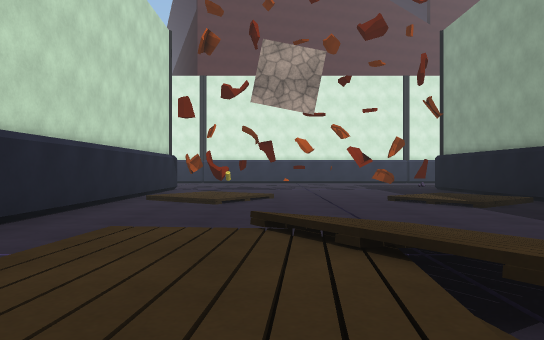
[1] (above)

18 first-person views from a walk through a 3-D level made in the Unity game engine. The camera is 1.3 m above the floor, looks level and sees 70° across. The floor is counted in squares, 2 m on a side. Each view is taken from the middle of a square. On the plan, view 1 faces up. The plan holds only what a view shows up to about 11 squares ahead; the rest is blank. The place goes on beyond the plan. The player character is not drawn. Surface patterns are stand-ins for the level's own textures.

[2]
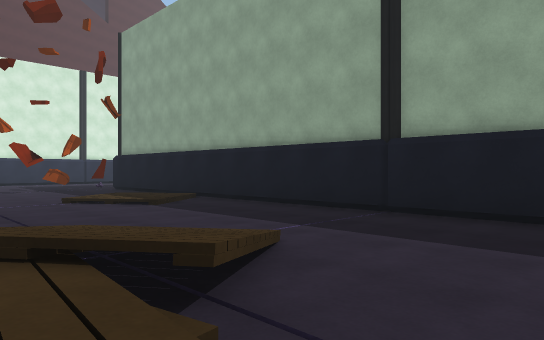

[3]
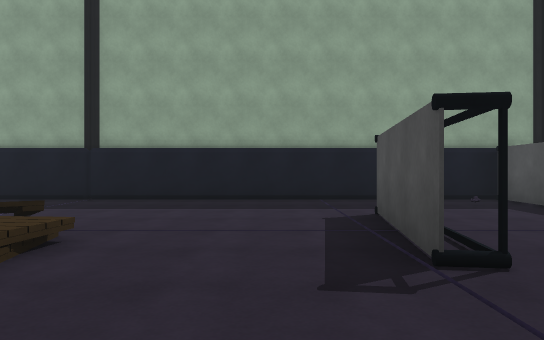

[4]
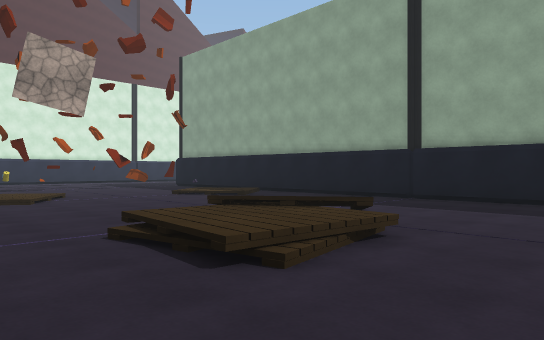

[5]
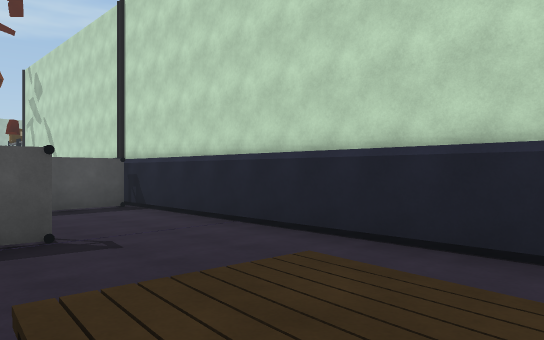

[6]
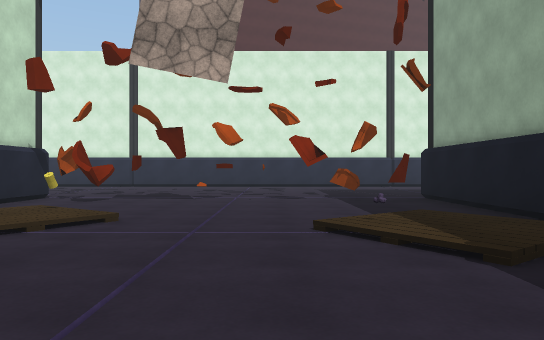

[7]
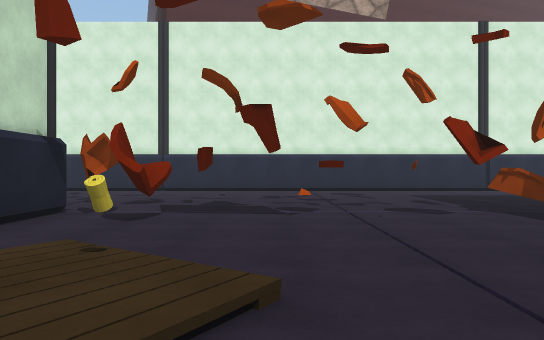

[8]
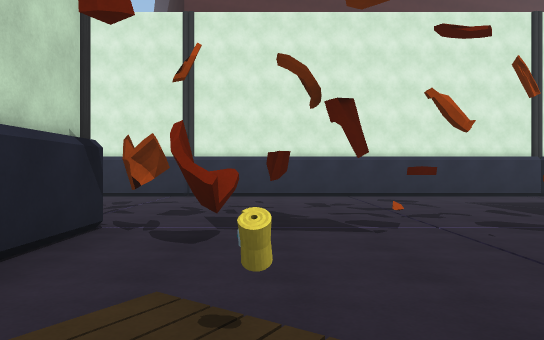

[9]
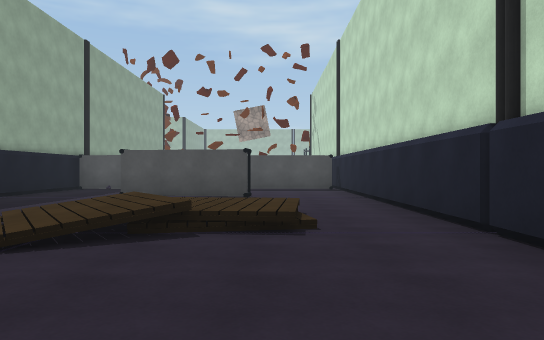

[10]
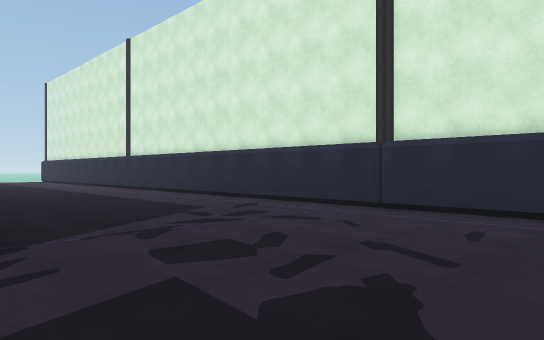

[11]
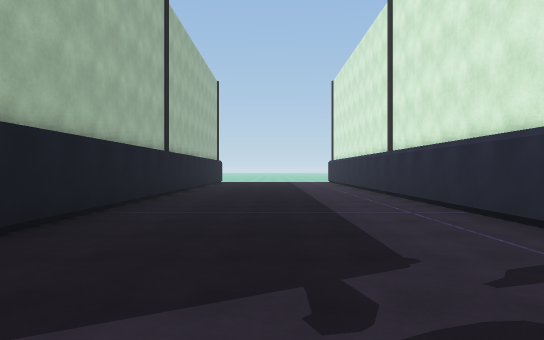

[12]
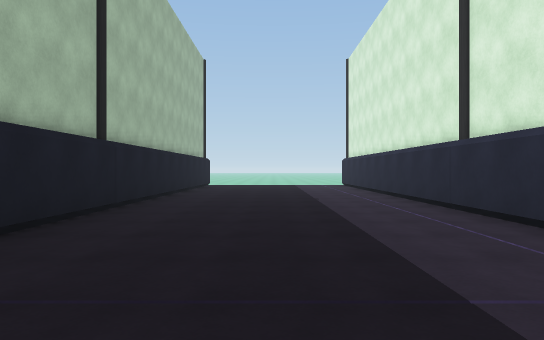

[13]
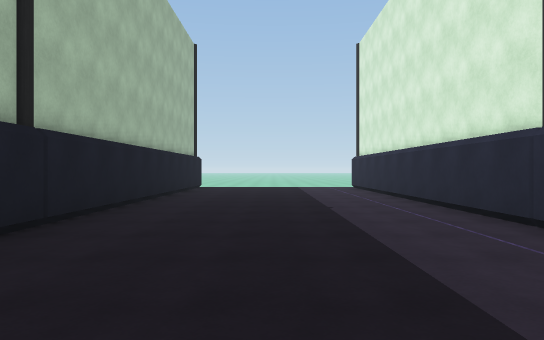

[14]
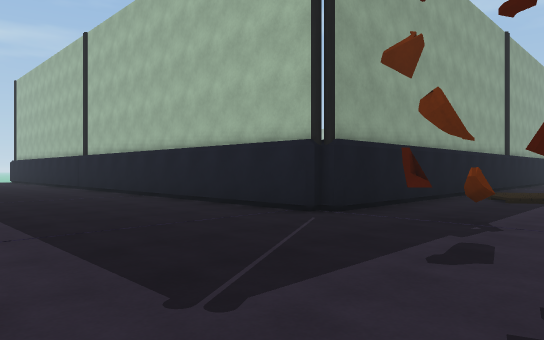

[15]
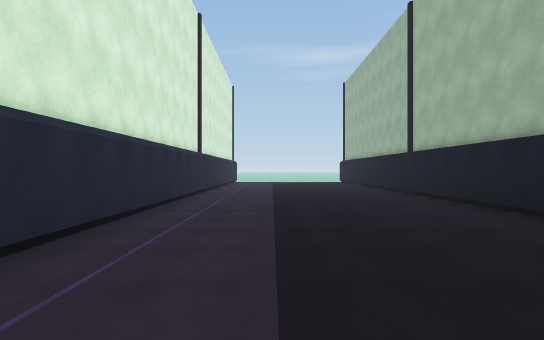

[16]
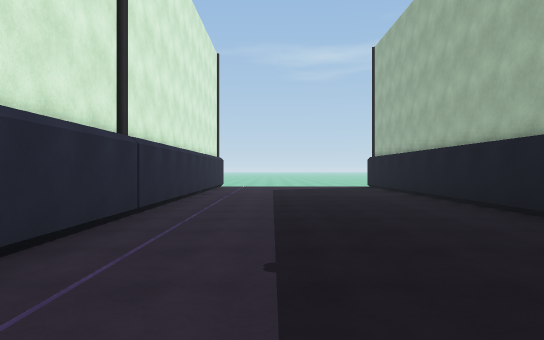

[17]
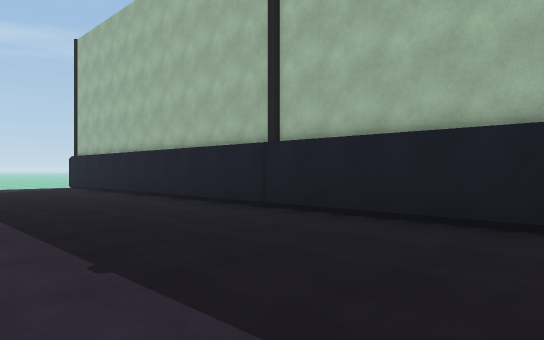

[18]
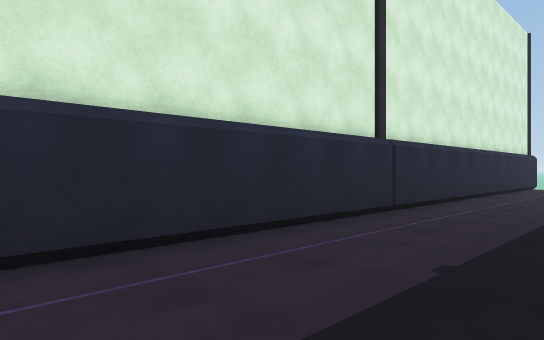

### Floor plan
Key: @ floor where view 1 was taken; # wall or solid block; . floor; / step, stairs or slope; O other object.
Columns run from 20 left of view 1 to 24 right of it. Each row starts with its distance up from view 1.
 19 #############################################
 18 ............................................
 17 ...........................................
 16 ............................................
 15 ............................................
 14 ............................................
 13 ##############  ##...#.##.#################
 12                 #.##..#...#
 11                 #.........#
 10                 #.//......#
  9                 #. O/..//.#
  8                 #.//...O /#
  7                 #......//.#
  6                 #.........#
  5                 #.........#
  4                 #..../....#
  3                 #../////..#
  2                 #..//O/...#
  1                 #..///....#
  0                 #...@.....#
 -1                 #.........#
 -2                 #...OOO...#
 -3                 #......O..#
 -4                 #... .....#
 -5                 #...  ....#

Where each view was taken, in squares from view 1:
view 1: 0 up, 0 right, facing up
view 2: 0 up, 0 right, facing up-right
view 3: 1 down, 3 left, facing right
view 4: 1 down, 3 left, facing up-right
view 5: 3 up, 1 right, facing down-left
view 6: 4 up, 2 right, facing up
view 7: 7 up, 0 right, facing up
view 8: 8 up, 1 left, facing up
view 9: 7 up, 1 left, facing down
view 10: 13 up, 0 right, facing up-left
view 11: 16 up, 3 left, facing left
view 12: 16 up, 7 left, facing left
view 13: 16 up, 9 left, facing left
view 14: 18 up, 2 right, facing down-right
view 15: 17 up, 5 right, facing right
view 16: 17 up, 11 right, facing right
view 17: 18 up, 11 right, facing down-right
view 18: 16 up, 11 right, facing up-right
